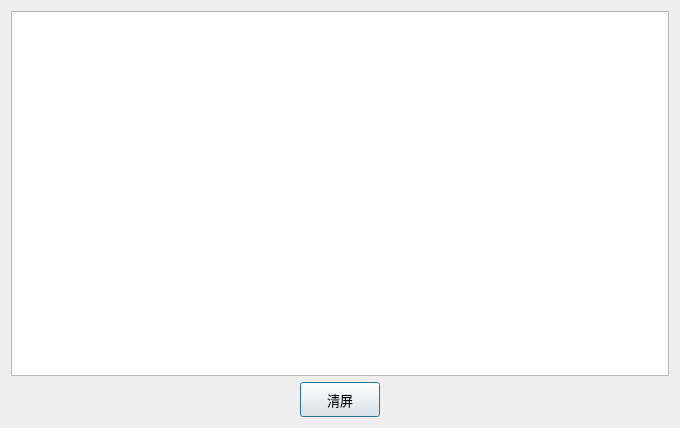
<?xml version="1.0" encoding="UTF-8"?>
<ui version="4.0">
 <class>DialogTask</class>
 <widget class="QDialog" name="DialogTask">
  <property name="geometry">
   <rect>
    <x>0</x>
    <y>0</y>
    <width>680</width>
    <height>428</height>
   </rect>
  </property>
  <property name="windowTitle">
   <string>Dialog</string>
  </property>
  <layout class="QVBoxLayout" name="verticalLayout">
   <item>
    <widget class="QTextBrowser" name="tbInfo"/>
   </item>
   <item>
    <layout class="QHBoxLayout" name="horizontalLayout">
     <item>
      <spacer name="horizontalSpacer">
       <property name="orientation">
        <enum>Qt::Horizontal</enum>
       </property>
       <property name="sizeHint" stdset="0">
        <size>
         <width>40</width>
         <height>20</height>
        </size>
       </property>
      </spacer>
     </item>
     <item>
      <widget class="QPushButton" name="btnClear">
       <property name="minimumSize">
        <size>
         <width>0</width>
         <height>35</height>
        </size>
       </property>
       <property name="font">
        <font>
         <family>等线</family>
         <pointsize>10</pointsize>
        </font>
       </property>
       <property name="text">
        <string>清屏</string>
       </property>
      </widget>
     </item>
     <item>
      <spacer name="horizontalSpacer_2">
       <property name="orientation">
        <enum>Qt::Horizontal</enum>
       </property>
       <property name="sizeHint" stdset="0">
        <size>
         <width>40</width>
         <height>20</height>
        </size>
       </property>
      </spacer>
     </item>
    </layout>
   </item>
  </layout>
 </widget>
 <resources/>
 <connections/>
</ui>
